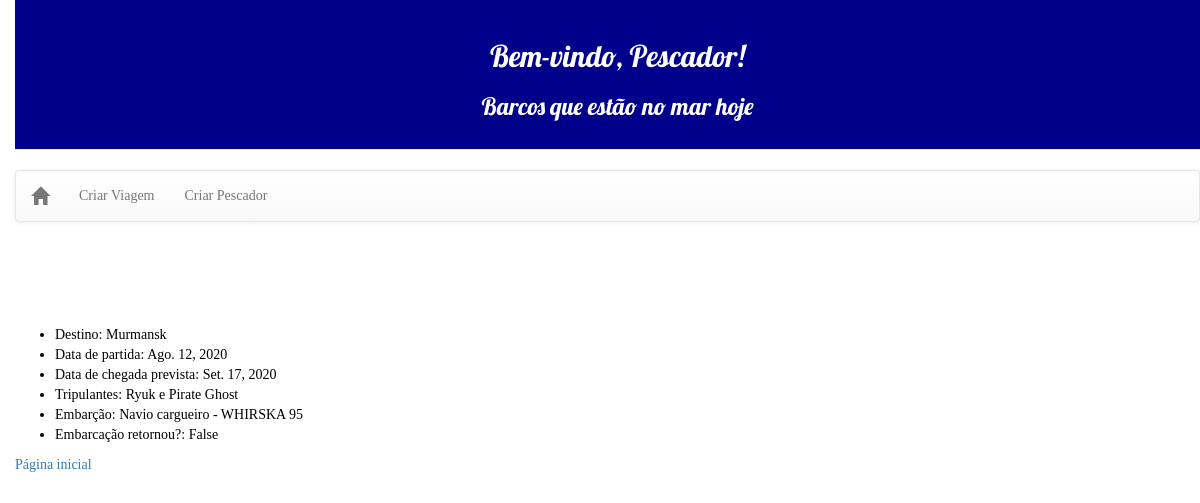
The app's page /index/detalhe_pescador/3 with its own data.
### quem_foi_para_mar_core/models.py (models this page shows, shortened)
class Viagem(models.Model):
    class Meta:
        verbose_name_plural = "Viagens"
    destino = models.CharField("Destino", max_length=254)
    data_partida = models.DateField("Data de partida", auto_now=False)
    data_chegada_prevista = models.DateField("Data de chegada prevista",
                                             auto_now=False)
    tripulacao = models.CharField("Nome dos tripulantes", max_length=254)
    embarcacao_retornou = models.BooleanField("Retornou ?", default=False)
    embarcacao_id = models.ForeignKey(Embarcacao, on_delete=models.PROTECT)
    pescador_id = models.ForeignKey(Pescador, default=1, on_delete=models.PROTECT)

class Embarcacao(models.Model):
    class Meta:
        verbose_name_plural = "Embarcações"
    nome = models.CharField("Nome", max_length=254)
    numeracao = models.CharField("Numeração", max_length=50)
    modelo = models.CharField("Modelo", max_length=100)
    caracteristicas = models.CharField("características", max_length=254)
    def __str__(self):
        return self.nome

### quem_foi_para_mar_core/views.py (the view)
# urls.py: path('detalhe_pescador/<int:pk>', views.PescadorViewSet.detalhes_pescador, name="detalhes_pescador"),
    def detalhes_pescador(request, pk):
        post = get_object_or_404(Viagem, pk=pk)
        return render(request, 'quem_foi_para_mar_core/detalhe_viagem.html', {'post': post})

### quem_foi_para_mar_core/templates/quem_foi_para_mar_core/detalhe_viagem.html
{% extends "quem_foi_para_mar_core/base.html" %}
{% block content %}
<div class="post">
    <h2>Detalhes da viagem</h2>
        <ul>
          <li>Destino: {{post.destino}}</li>
          <li>Data de partida: {{post.data_partida}}</li>
          <li>Data de chegada prevista: {{post.data_chegada_prevista}}</li>
          <li>Tripulantes: {{post.tripulacao}}</li>
          <li>Embarção: {{post.embarcacao_id}}</li>
          <li>Embarcação retornou?: {{post.embarcacao_retornou}}</li>
        </ul>
    <a href="/index">Página inicial</a>
    </div>
{% endblock %}

### quem_foi_para_mar_core/static/css/quem_foi_para_mar_core.css (style rules this page uses)
h1, h2, h3 { color: #ffffff; font-family: 'Lobster'; text-align: center; }
body { padding-left: 15px; font-family: 'sans-serif'; align-items: center; text-align: center; justify-content: center; }
.post { align-items: center; text-align: justify; color: #000000; }

### records on screen
Viagem: destino "Murmansk", data_partida "Ago. 12, 2020", data_chegada_prevista "Set. 17, 2020", tripulacao "Ryuk e Pirate Ghost", embarcacao_id "Navio cargueiro - WHIRSKA 95", embarcacao_retornou "False"

### other values on screen
{{ user.username|default:'Pescador' }} "Pescador"
